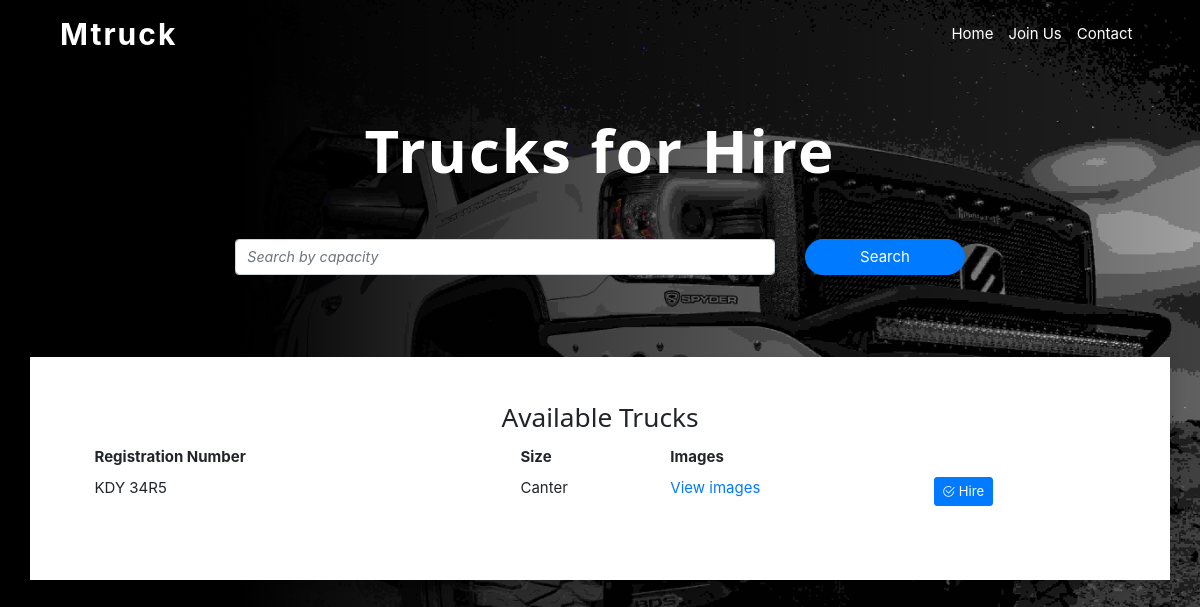
Before: / with the older database file.
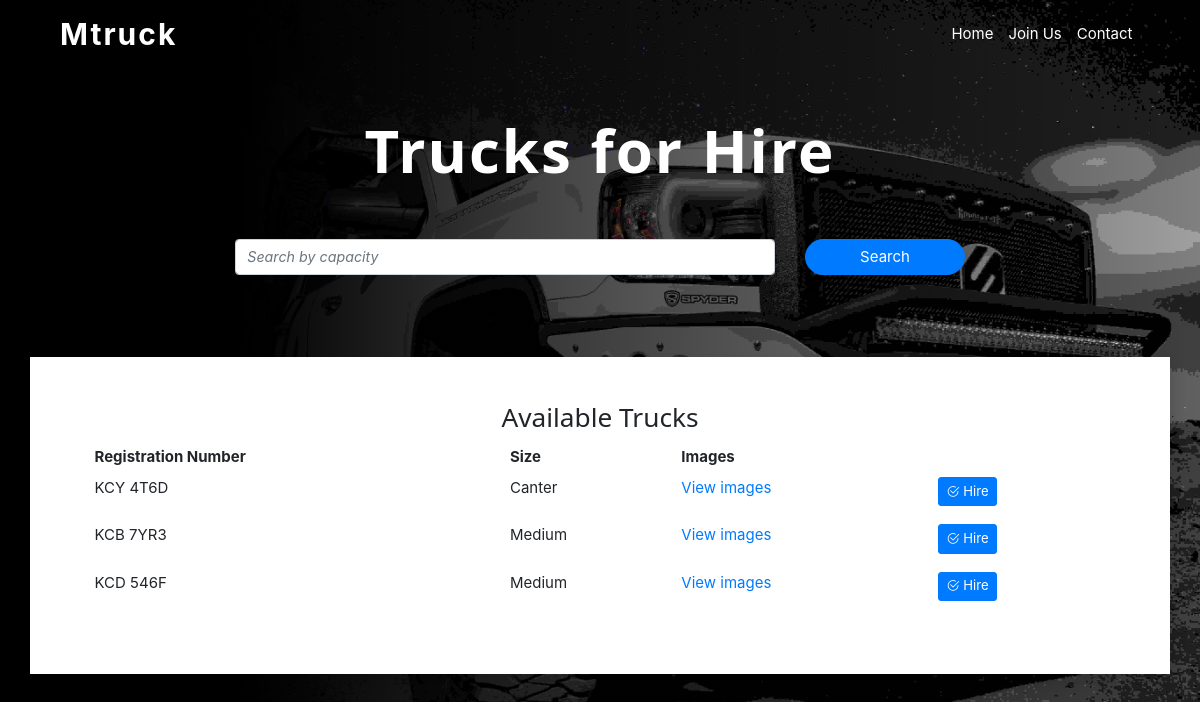
After: the same page with the newer database file.
### models.py (models this page shows, shortened)
class Trucks(db.Model):
    __tablename__ = "trucks"
    id = db.Column(db.Integer, primary_key=True)
    regno = db.Column(db.String(100), nullable=False)
    truck_img = db.Column(db.String(150), default="no-image.jpg")
    size = db.Column(db.String(150))
    user_id = db.Column(db.Integer, db.ForeignKey("user.id"), nullable=False)
    owner = db.relationship("User", backref=db.backref("owner"), lazy=True)
    status = db.Column(db.Boolean, default=False)

### main.py (the view)
@app.route("/", methods=("GET", "POST"), strict_slashes=False)
def index():
    form = HireTruck()
    trucks = Trucks.query.order_by(Trucks.id.desc()).filter_by(status=False).all()
    return render_template("index.html",
        title="Mtruck | Home",
        trucks=trucks,
        form=form
        )

### forms.py
class HireTruck(FlaskForm):
    id_no = StringField(validators=[InputRequired(), Length(8, 8)])
    phone_no = StringField(validators=[InputRequired(), Length(10,10)])
    name = StringField(validators=[InputRequired(), Length(1, 100)])
    duration = StringField(validators=[InputRequired(), Length(1, 64)])

### templates/index.html (shortened to what this page needs)
<!DOCTYPE html>
<html lang="en">
<head>
    <link rel="stylesheet" href="{{url_for('static',filename='css/index.css')}}">
    <link rel="stylesheet" href="{{url_for('static',filename='css/w3.css')}}">
    <link rel="stylesheet" href="https://cdn.jsdelivr.net/npm/bootstrap@4.6.0/dist/css/bootstrap.min.css">
    <link rel="stylesheet" type="text/css" href="https://cdn.jsdelivr.net/npm/bootstrap-icons@1.4.1/font/bootstrap-icons.css">
</head>
<body class="container">
    <nav class="navbar navbar-expand-lg text-white">
        <a class="navbar-brand" href="#">Mtruck</a>
        <div class="collapse navbar-collapse">
            <ul class="navbar-nav ml-auto">
                <li class="nav-item active">
                    <a class="nav-link" href="#">Home <span class="sr-only">(current)</span></a>
                </li>
                {% if current_user.is_authenticated %}
                <li class="nav-item">
                    <a class="nav-link" href="{{url_for('dashboard')}}"> {{ current_user.uname }} </a>
                </li>
                <li class="nav-item">
                    <a class="nav-link" href="{{url_for('dashboard')}}">My Account</a>
                </li>
                {% else %}
                <li class="nav-item">
                    <a class="nav-link" href="{{url_for('auth.register')}}">Join Us</a>
                </li>
                {% endif %}
                <li class="nav-item">
                    <a class="nav-link" href="#">Contact</a>
                </li>
            </ul>
        </div>
    </nav>
    <main>
        <div class="container text-center">
            <h1 class="p-5 hero-text">Trucks for Hire</h1>
        </div>
        <div class="row mb-5">
            <div class="col-lg-8 mx-auto">
                <div>
                    <form>
                        <div class="row mb-4">
                            <div class="form-group col-md-9">
                                <input id="exampleFormControlInput5" type="email" placeholder="Search by capacity" class="form-control form-control-underlined">
                            </div>
                            <div class="form-group col-md-3">
                                <button type="submit" class="btn btn-primary rounded-pill btn-block shadow">Search</button>
                            </div>
                        </div>
                    </form>
                </div>
            </div>
        </div>
        <div class="row bg-white shadow p-5">
            <div class="container text-center">
                <h3 class="">Available Trucks</h3>
            </div>
            <div class="col-md-12">
                <div class="table-responsive">
                    <table class="table table-borderless table-sm">
                        <thead>
                            <tr>
                                <th scope="col">Registration Number</th>
                                <th scope="col">Size</th>
                                <th scope="col">Images</th>
                            </tr>
                        </thead>
                        <tbody>
                            {% for truck in trucks %}
                            <tr class="">
                                <td> {{ truck.regno }} </td>
                                <td> {{ truck.size }} </td>
                                <td>
                                    <a data-toggle="collapse" href="#collapseExample-{{truck.id}}" role="button" aria-expanded="false" aria-controls="collapseExample">
                                        View images
                                    </a>
                                </td>
                                <td>
                                    <a class="btn btn-primary btn-sm" data-toggle="collapse" href="#hire-{{truck.id}}" role="button" aria-expanded="false" aria-controls="collapseExample">
                                        <i class="bi bi-check2-circle"></i> Hire
                                    </a>
                                </td>
                            </tr>
                            <tr>
                                <td colspan="4">
                                </td>
                            </tr>
                            {% endfor %}
                        </tbody>
                    </table>
                </div>
            </div>
        </div>
    </main>
</body>
</html>

### static/css/index.css (style rules this page uses)
body { background-color: ; height: 100vh; background-size: cover; background-position: center; background-image: linear-gradient(to right, rgba(0, 0, 0, 1) 20%, rgba(0, 0, 0, .7) 40%, rgba(0, 0, 0, .4) 70%, rgba(0, 0, 0, 0) 100%), url(/static/img/bg.jpg); }
.navbar { padding: 2rem; }
.navbar .navbar-brand { font-size: 2rem; font-weight: 700; letter-spacing: 2px; color: #fff; }
.hero-text { font-size: 4rem; font-weight: 700; letter-spacing: 2px; color: #fff; }
.nav-link { color: #fff; }
.form-control-underlined { border: none; border-bottom-width: 1px; border-radius: 0; padding-left: 0; outline: none; background: transparent; }
.form-control::placeholder { font-size: 0.95rem; color: #aaa; font-style: italic; }

### static/css/w3.css (style rules this page uses)
html { box-sizing:border-box }
*,*:before,*:after { box-sizing:inherit }
html { -ms-text-size-adjust:100%;-webkit-text-size-adjust:100% }
body { margin:0 }
article,aside,details,figcaption,figure,footer,header,main,menu,nav,section,summary { display:block }
a { background-color:transparent;-webkit-text-decoration-skip:objects }
button,input,select,textarea { font:inherit;margin:0 }
button,input { overflow:visible }
button,select { text-transform:none }
button,html [type=button],[type=reset],[type=submit] { -webkit-appearance:button }
html,body { font-family:Verdana,sans-serif;font-size:15px;line-height:1.5 }
html { overflow-x:hidden }
h1 { font-size:36px }
h3 { font-size:24px }
h1,h2,h3,h4,h5,h6 { font-family:"Segoe UI",Arial,sans-serif;font-weight:400;margin:10px 0 }
a { color:inherit }

Changed rows visible on the page:
removed Trucks: regno "KDY 34R5", size "Canter"
now on this page (row edited): Trucks: regno "KCY 4T6D", size "Canter"
added Trucks: regno "KCB 7YR3", size "Medium"
added Trucks: regno "KCD 546F", size "Medium"
